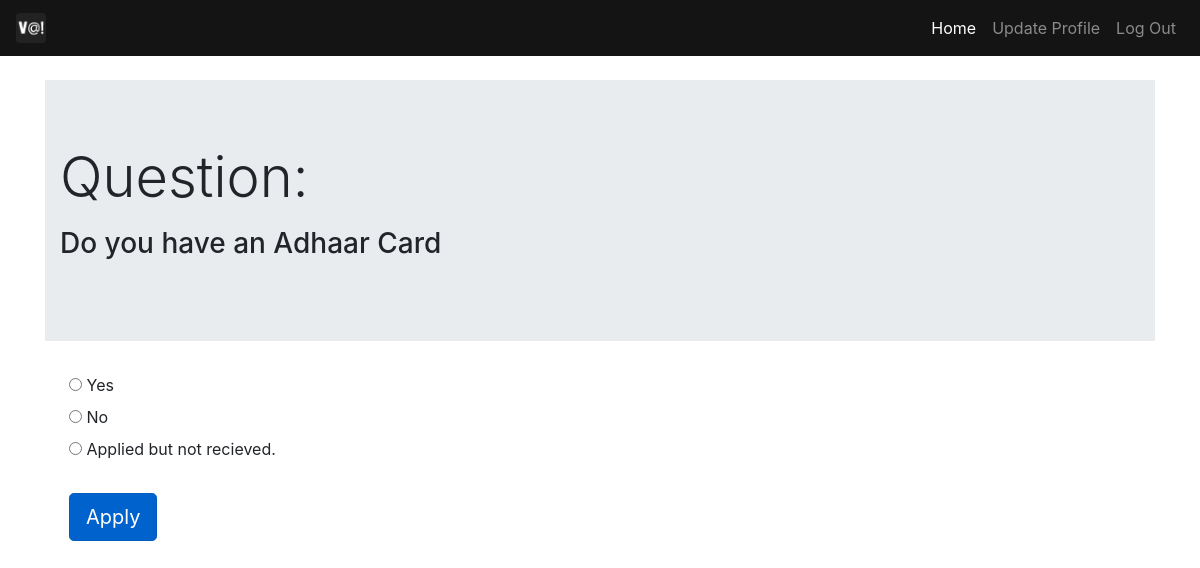
Page /1/ (signed in) on the earlier database version.
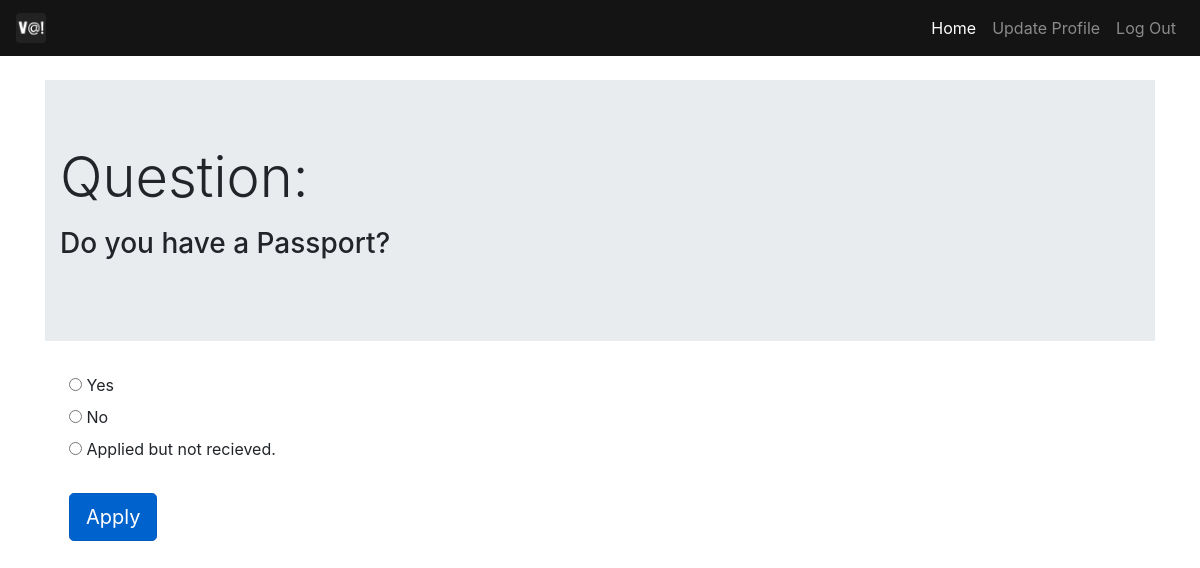
Same page on the later database version.
### polls/models.py (models this page shows, shortened)
class Question(models.Model):
    question_text = models.CharField(max_length=200)
    pub_date = models.DateTimeField('date published')

class Choice(models.Model):
    question = models.ForeignKey(Question, on_delete=models.CASCADE)
    choice_text = models.CharField(max_length=200)
    votes = models.IntegerField(default=0)

### polls/views.py (the view)
# urls.py: path('<int:pk>/', DetailView.as_view(), name='details'),
class DetailView(LoginRequiredMixin, DetailView):
    model = Question
    template_name = 'polls/details.html'
    login_url = '/login/'
    redirect_field_name = 'details'

### polls/templates/polls/details.html (shortened to what this page needs)
{% extends 'polls/base.html' %}
{% block content %}
<br>
        <div class="jumbotron jumbotron-fluid">
          <div class="container">
            <h1 class="display-4">Question: </h1>
            <p class="lead"><h3>{{ question.question_text }}</h3></p>
          </div>
        </div>
          <form action="{% url 'vote' question.id %}" method="post" class="custom-control custom-radio">
            {% for choice in question.choice_set.all %}
              <input type="radio" name="choice" id="choice{{ forloop.counter }}" value="{{ choice.id }}">
              <label for="choice{{ forloop.counter }}">{{ choice.choice_text }}</label><br>
            {% endfor %}
            <br>
            <input type="submit" value="Apply" class="btn btn-primary btn-lg active" role="button">
          </form>
{% endblock %}

### polls/templates/polls/base.html (shortened to what this page needs)
{% load static %}
<link rel="stylesheet" type="text/css" href="{% static 'polls/css/style.css' %}">
<!DOCTYPE html>
<html>
  <head>
    <link rel="stylesheet" href="https://maxcdn.bootstrapcdn.com/bootstrap/4.0.0/css/bootstrap.min.css">
    <link href="https://emoji-css.afeld.me/emoji.css" rel="stylesheet">
  </head>
      <body>
        <nav class="navbar navbar-expand-lg navbar-dark navbar-custom sticky-top">
          <a class="navbar-brand">
            <img src="{% static 'polls/images/favicon-32x32.png' %}" width="30" height="30" class="d-inline-block align-top" alt="" loading="lazy">
          </a>
          <div class="collapse navbar-collapse " id="navbarSupportedContent">
            <ul class="navbar-nav ml-auto">
              {% if user.is_authenticated %}
            <li class="nav-item active">
                <a class="nav-link" href="/">Home <span class="sr-only">(current)</span></a>
            </li>
            <li class="nav-item">
              <a class="nav-link" href="{% url 'update' %}">Update Profile <span class="sr-only">(current)</span></a>
            </li>
              <li class="nav-item">
                <a class="nav-link" href="{% url 'logout' %}">Log Out</a>
              </li>
              {% endif %}
            </ul>
          </div>
        </nav>
        <main role="main" class="container">
          <div class="row">
            <div class="col-md-12">
        {% block content %}
        {% endblock %}
      </div>
    </div>
  </main>
      </body>
</html>

### polls/static/polls/css/style.css (style rules this page uses)
html, body { height: 100%; }
.navbar-custom { background-color: rgb(20, 20, 20); }

Differences in the rows shown:
changed Question: question_text "Do you have an Adhaar Card" → "Do you have a Passport?"
